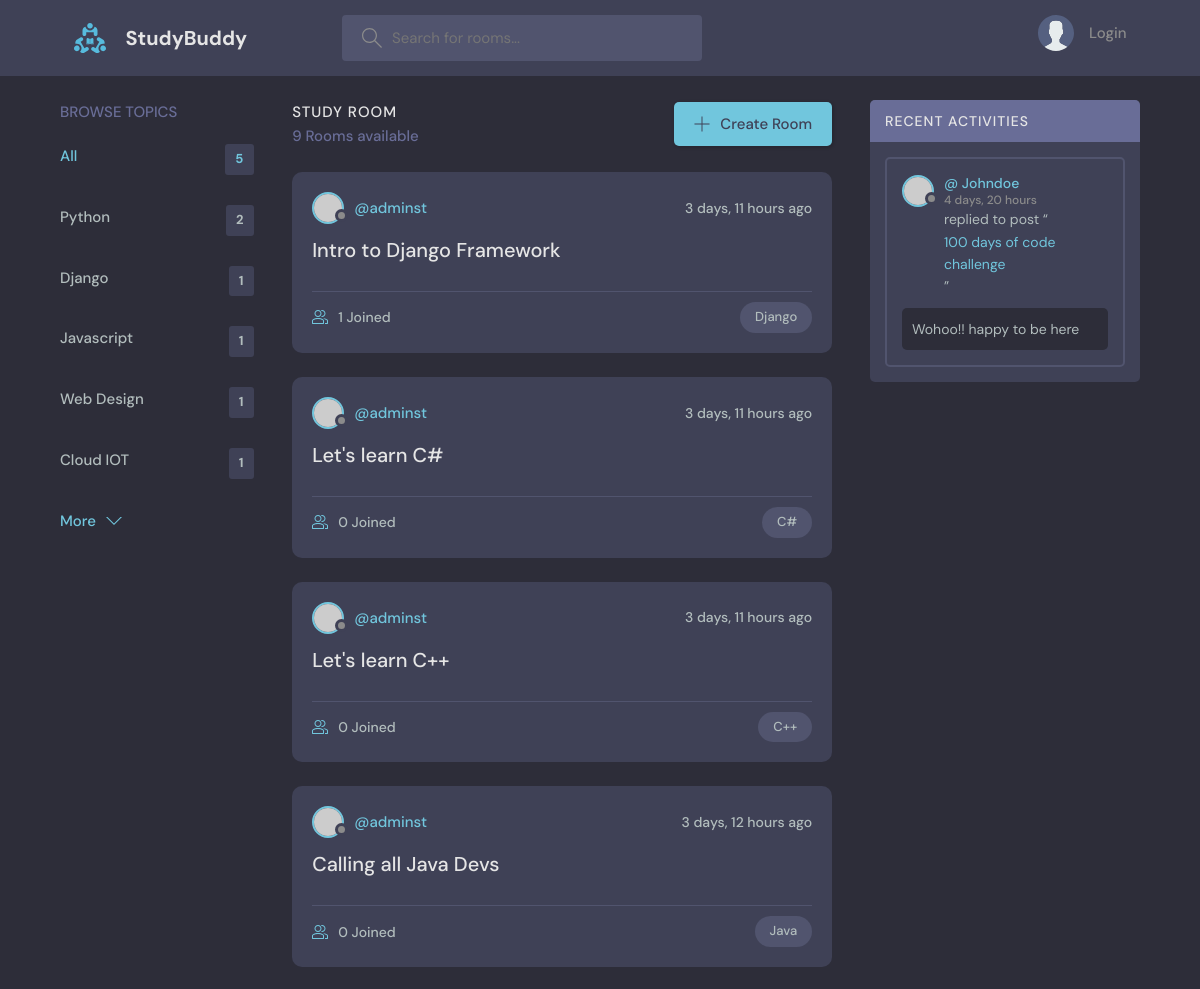
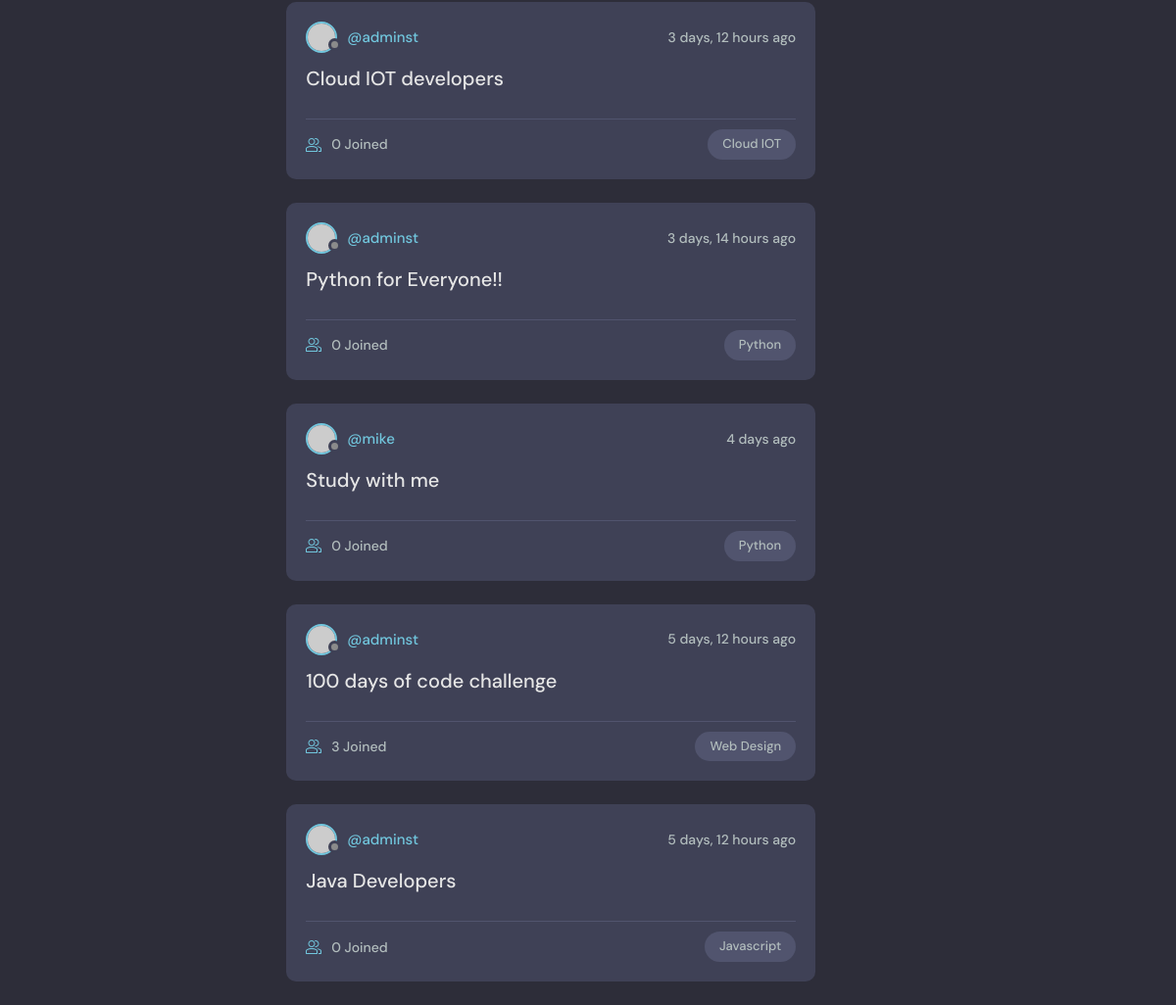
The page / on the database its author committed (2 pictures, top to bottom).
### base/models.py (models this page shows, shortened)
class Topic(models.Model):
    name = models.CharField(max_length=200)

class Room(models.Model):
    host =  models.ForeignKey(User, on_delete=models.SET_NULL, null = True)
    topic = models.ForeignKey(Topic, on_delete=models.SET_NULL, null = True)
    name = models.CharField(max_length=200)
    description = models.TextField(null=True, blank=True)
    participants = models.ManyToManyField(User, related_name='participants', blank=True)
    update  = models.DateTimeField(auto_now=True)
    created = models.DateTimeField(auto_now_add=True)
    class Meta:
        ordering = ['-update', '-created']
    def __str__(self):
        return self.name

class Message(models.Model):
    user  = models.ForeignKey(User, on_delete=models.CASCADE)
    room = models.ForeignKey(Room, on_delete=models.CASCADE)
    body = models.TextField()
    update  = models.DateTimeField(auto_now=True)
    created = models.DateTimeField(auto_now_add=True)
    class Meta:
        ordering = ['-update', '-created']

### base/views.py (the view)
# urls.py: path('', views.home, name="home"),
def home(request):
    q = request.GET.get('q') if request.GET.get('q') != None else ' '
    rooms = Room.objects.filter(
        Q(topic__name__icontains=q) |
        Q(name__icontains=q) |
        Q(description__icontains=q)
    )
    topics = Topic.objects.all()[0:5]
    room_count = rooms.count()
    room_messages = Message.objects.filter(Q(room__topic__name__icontains=q))
    content = {
        'rooms': rooms,
        'topics': topics,
        'room_count': room_count,
        'room_messages': room_messages
    }
    return render(request, 'base/home.html', content)

### base/templates/base/home.html (shortened to what this page needs)
{% extends  'main.html' %}
{% block content %}
    <main class="layout layout--3">
      <div class="container">
        {% include 'base/topic_comp.html' %}
        <div class="roomList">
          <div class="roomList__header">
            <div>
              <h2>Study Room</h2>
              <p>{{ room_count }} Rooms available</p>
            </div>
            <a class="btn btn--main" href="{% url 'create-room' %}">
              <svg version="1.1" xmlns="http://www.w3.org/2000/svg" width="32" height="32" viewBox="0 0 32 32">
                <title>add</title>
                <path
                  d="M16.943 0.943h-1.885v14.115h-14.115v1.885h14.115v14.115h1.885v-14.115h14.115v-1.885h-14.115v-14.115z"
                ></path>
              </svg>
              Create Room
            </a>
          </div>
          {% include 'base/feed_comp.html' %}
        </div>
        {% include 'base/activity_component.html' %}
      </div>
    </main>
{% endblock content %}

### base/templates/base/topic_comp.html
        <div class="topics">
            <div class="topics__header">
              <h2>Browse Topics</h2>
            </div>
            <ul class="topics__list">
              <li>
                <a href="{% url 'home' %}" class="active">All <span>{{ topics.count }}</span></a>
              </li>
              {% for topic in topics %}
              <li>
                <a href="{% url 'home' %}?q={{ topic.name }}">{{ topic.name }} <span>{{ topic.room_set.all.count }}</span></a>
              </li>
              {% endfor %}
            </ul>
            <a class="btn btn--link" href="{% url 'topics' %}">
              More
              <svg version="1.1" xmlns="http://www.w3.org/2000/svg" width="32" height="32" viewBox="0 0 32 32">
                <title>chevron-down</title>
                <path d="M16 21l-13-13h-3l16 16 16-16h-3l-13 13z"></path>
              </svg>
            </a>
          </div>

### base/templates/base/feed_comp.html (shortened to what this page needs)
{% for room in rooms %}
<div class="roomListRoom">
    <div class="roomListRoom__header">
      <a href="{% url 'user-profile' room.host.id %}" class="roomListRoom__author">
        <div class="avatar avatar--small">
          <img src="https://randomuser.me/api/portraits/women/11.jpg" />
        </div>
        <span>@{{ room.host.username }}</span>
      </a>
      <div class="roomListRoom__actions">
        <span>{{ room.created|timesince }} ago</span>
      </div>
    </div>
    <div class="roomListRoom__content">
      <a href="{% url 'room' room.id %}">{{ room.name }}</a>
    </div>
    <div class="roomListRoom__meta">
      <a href="{% url 'room' room.id %}" class="roomListRoom__joined">
        {{ room.participants.all.count }} Joined
      </a>
      <p class="roomListRoom__topic">{{ room.topic.name }}</p>
    </div>
  </div>
{% endfor %}

### base/templates/base/activity_component.html (shortened to what this page needs)
   <div class="activities">
     <div class="activities__header">
       <h2>Recent Activities</h2>
     </div>
     {% for message in room_messages %}
     <div class="activities__box">
       <div class="activities__boxHeader roomListRoom__header">
         <a href="{% url 'user-profile' message.user.id %}" class="roomListRoom__author">
           <div class="avatar avatar--small">
             <img src="https://randomuser.me/api/portraits/women/11.jpg" />
           </div>
           <p>
             @
             {{ message.user }}
             <span>
               {{ message.created|timesince }}</span>
           </p>
         </a>
       </div>
       <div class="activities__boxContent">
         <p>replied to post “<a href="{% url 'room' message.room.id %}">{{ message.room }}</a>”</p>
         <div class="activities__boxRoomContent">
            {{ message.body }}
         </div>
       </div>
     </div>
     {% endfor %}
   </div>

### rows shown on the page
Topic: name "Python", room_set.all.count "2"
Topic: name "Django", room_set.all.count "1"
Topic: name "Javascript", room_set.all.count "1"
Topic: name "Web Design", room_set.all.count "1"
Topic: name "Cloud IOT", room_set.all.count "1"
Room: host.username "adminst", created "3 days, 11 hours", name "Intro to Django Framework", participants.all.count "1", topic.name "Django"
Room: host.username "adminst", created "3 days, 11 hours", name "Let's learn C#", participants.all.count "0", topic.name "C#"
Room: host.username "adminst", created "3 days, 11 hours", name "Let's learn C++", participants.all.count "0", topic.name "C++"
Room: host.username "adminst", created "3 days, 12 hours", name "Calling all Java Devs", participants.all.count "0", topic.name "Java"
Room: host.username "adminst", created "3 days, 12 hours", name "Cloud IOT developers", participants.all.count "0", topic.name "Cloud IOT"
Room: host.username "adminst", created "3 days, 14 hours", name "Python for Everyone!!", participants.all.count "0", topic.name "Python"
Room: host.username "mike", created "4 days", name "Study with me", participants.all.count "0", topic.name "Python"
Room: host.username "adminst", created "5 days, 12 hours", name "100 days of code challenge", participants.all.count "3", topic.name "Web Design"
Room: host.username "adminst", created "5 days, 12 hours", name "Java Developers", participants.all.count "0", topic.name "Javascript"
Message: user "Johndoe", created "4 days, 20 hours", room "100 days of code challenge", body "Wohoo!! happy to be here"

### other values the page prints
{{ topics.count }} "5"
{{ room_count }} "9"
